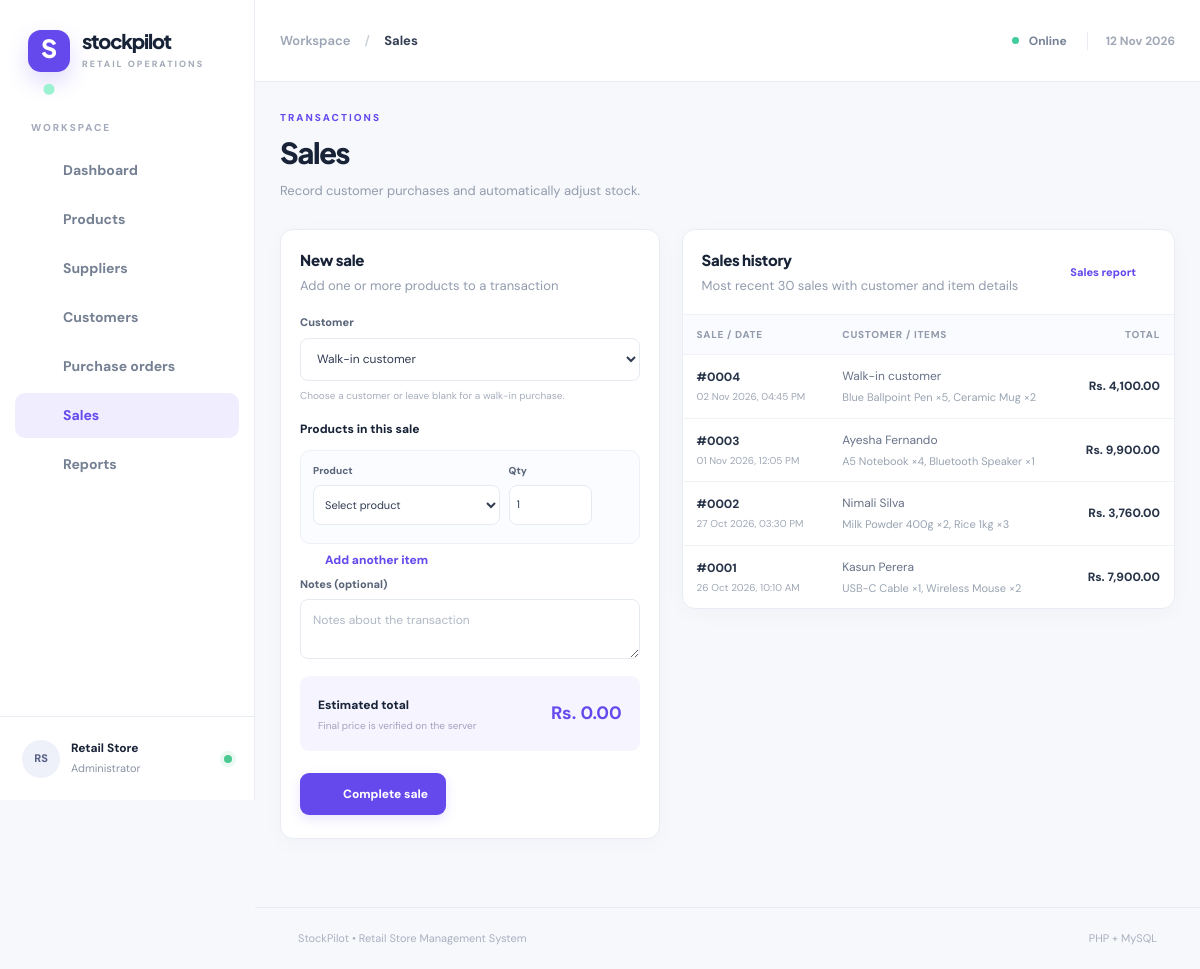
The page /sales.php on the database its author committed.
### tables this page shows
CREATE TABLE sales (
 sale_id INT UNSIGNED AUTO_INCREMENT PRIMARY KEY,
 customer_id INT UNSIGNED NULL,
 sale_date DATETIME NOT NULL DEFAULT CURRENT_TIMESTAMP,
 notes VARCHAR(255),
 CONSTRAINT fk_sale_customer FOREIGN KEY (customer_id) REFERENCES customers(customer_id)
);

### sales.php (the view, shortened to what this page needs)
<?php
require_once __DIR__.'/bootstrap.php';
$sales=rows('SELECT s.sale_id,s.sale_date,COALESCE(c.customer_name,\'Walk-in customer\') customer_name,SUM(si.quantity) units,SUM(si.quantity*si.unit_price) total, GROUP_CONCAT(CONCAT(p.product_name,\' ×\',si.quantity) ORDER BY p.product_name SEPARATOR \', \') items FROM sales s LEFT JOIN customers c ON s.customer_id=c.customer_id JOIN sale_items si ON s.sale_id=si.sale_id JOIN products p ON p.product_id=si.product_id GROUP BY s.sale_id,s.sale_date,c.customer_name ORDER BY s.sale_date DESC,s.sale_id DESC LIMIT 30');
?>
<div class="two-column form-layout"><section class="panel"><div class="panel-head"><div><h3>New sale</h3><p>Add one or more products to a transaction</p></div></div><form method="post" class="form-body" data-lines="sale"><?=csrf_field()?><div class="field"><label>Customer</label><select name="customer_id"><option value="">Walk-in customer</option><?php foreach($customers as $c):?><option value="<?=$c['customer_id']?>"><?=e($c['customer_name'])?></option><?php endforeach;?></select><div class="help">Choose a customer or leave blank for a walk-in purchase.</div></div><div class="line-title">Products in this sale</div><div class="line-items" id="line-items"><div class="line-item"><div class="field"><label>Product</label><select name="product_id[]" class="product-choice" required><option value="">Select product</option><?php foreach($products as $p):?><option value="<?=$p['product_id']?>" data-price="<?=e($p['selling_price'])?>" data-stock="<?=e($p['stock_quantity'])?>"><?=e($p['product_name'])?> · <?=e($p['sku'])?> (<?=$p['stock_quantity']?> left)</option><?php endforeach;?></select></div><div class="field qty-field"><label>Qty</label><input name="quantity[]" type="number" min="1" value="1" required></div><button type="button" class="icon-button remove-line" aria-label="Remove item" title="Remove item"><?=icon('trash')?></button><small class="line-hint"></small></div></div><button class="btn text-button" type="button" id="add-line"><?=icon('plus')?> Add another item</button><div class="field"><label>Notes (optional)</label><textarea name="notes" maxlength="255" rows="2" placeholder="Notes about the transaction"></textarea></div><div class="sale-total"><div><span>Estimated total</span><small>Final price is verified on the server</small></div><strong id="sale-total">Rs. 0.00</strong></div><div class="form-actions"><button type="submit" class="btn primary"><?=icon('check')?> Complete sale</button></div></form></section>
<section class="panel"><div class="panel-head"><div><h3>Sales history</h3><p>Most recent 30 sales with customer and item details</p></div><a class="text-link" href="reports.php">Sales report <?=icon('arrow')?></a></div><div class="table-wrap"><table><thead><tr><th>Sale / Date</th><th>Customer / Items</th><th class="right">Total</th></tr></thead><tbody><?php foreach($sales as $s):?><tr><td><strong>#<?=str_pad($s['sale_id'],4,'0',STR_PAD_LEFT)?></strong><small class="table-sub"><?=e(date('d M Y, h:i A',strtotime($s['sale_date'])))?></small></td><td><?=e($s['customer_name'])?><small class="table-sub wrap-sub"><?=e($s['items'])?></small></td><td class="right amount"><?=cash($s['total'])?></td></tr><?php endforeach;if(!$sales):?><tr><td colspan="3" class="empty">No sales recorded.</td></tr><?php endif;?></tbody></table></div></section></div>

### assets/style.css (style rules this page uses)
:root { --bg:#f7f8fc;--white:#fff;--text:#182337;--muted:#8a94a5;--border:#e9edf3;--brand:#6549ed;--brand-dark:#5036d4;--navy:#141d36;--blue:#eaf3ff;--green:#e8f8ef;--orange:#fff2e4;--purple:#f0ecff;--shadow:0 5px 22px rgba(26,32,64,.028) }
* { box-sizing:border-box }
body { margin:0;background:var(--bg);font-family:'DM Sans',Arial,sans-serif;color:var(--text);font-size:14px;line-height:1.5 }
a { text-decoration:none;color:inherit }
button,input,select,textarea { font:inherit }
button { cursor:pointer }
.page-heading p,.panel-head p,.report-heading p { color:#929cad;margin:0;font-size:13px }
.btn { display:inline-flex;align-items:center;justify-content:center;gap:9px;border:1px solid transparent;padding:11px 17px;border-radius:9px;font-size:12px;font-weight:800;white-space:nowrap;transition:.15s }
.btn.primary { background:var(--brand);color:#fff;box-shadow:0 4px 12px #6549ed25 }
.btn.text-button { padding:7px 0;color:var(--brand);background:transparent;border:0;justify-content:flex-start }
.two-column { display:grid;grid-template-columns:1fr 1fr;gap:22px;align-items:start;margin-bottom:23px }
.two-column.form-layout { grid-template-columns:minmax(300px,0.92fr) minmax(0,1.6fr) }
.panel { background:#fff;border:1px solid var(--border);border-radius:13px;overflow:hidden;box-shadow:var(--shadow);min-width:0;margin-bottom:22px }
.two-column .panel { margin-bottom:0 }
.panel-head { display:flex;justify-content:space-between;align-items:center;gap:15px;padding:23px 24px 19px }
.panel-head h3 { font-family:'Plus Jakarta Sans';font-size:15px;letter-spacing:-.25px;margin:0 0 4px;font-weight:800 }
.text-link { display:flex;align-items:center;gap:5px;color:var(--brand);font-size:11px;font-weight:800;white-space:nowrap }
.table-wrap { width:100%;overflow-x:auto }
table { width:100%;border-collapse:collapse;min-width:470px }
th { background:#fafbfe;color:#929bab;font-size:10px;text-transform:uppercase;letter-spacing:.7px;font-weight:800;text-align:left;padding:12px 22px;border-block:1px solid #f0f2f7 }
td { padding:15px 22px;border-bottom:1px solid #f0f2f6;color:#667187;font-size:12px;vertical-align:middle }
tbody tr:last-child td { border-bottom:none }
td strong,.strong-cell { color:#283449;font-weight:800 }
td.right,th.right { text-align:right }
td.amount { font-weight:800;color:#283449;white-space:nowrap }
.table-sub { display:block;color:#a0a8b6;font-size:10px;margin-top:3px }
.wrap-sub { display:block;color:#98a3b1;font-size:11px;max-width:350px;white-space:normal;margin-top:4px }
.form-body { padding:0 24px 25px }
.field { display:flex;flex-direction:column;gap:7px;margin-bottom:17px;min-width:0 }
.field label { font-size:11px;font-weight:800;color:#596578 }
.field input,.field select,.field textarea { width:100%;border:1px solid #e6eaf1;background:#fff;border-radius:8px;color:#303c52;outline:none;padding:11px 12px;transition:.15s;font-size:12px;min-height:43px }
.field input::placeholder,.field textarea::placeholder { color:#b0b8c5 }
.field textarea { resize:vertical }
.field select { cursor:pointer }
.help { font-size:10px;color:#a7aebc }
.form-actions { padding-top:5px;display:flex;align-items:center;gap:8px }
.icon-button { border:0;background:transparent;border-radius:8px;display:inline-grid;place-items:center;width:29px;height:29px;color:#a2aabd }
.line-title { font-weight:800;font-size:12px;margin:6px 0 12px }
.line-items { display:grid;gap:12px }
.line-item { display:grid;grid-template-columns:minmax(0,1fr) 83px 26px;column-gap:9px;align-items:start;padding:12px;background:#fbfcff;border:1px solid #edf0f6;border-radius:10px;position:relative }
.line-item .field { margin:0 }
.line-item .field input,.line-item .field select { padding:10px 7px;min-height:40px;font-size:11px }
.line-item .field label { font-size:10px }
.line-item .remove-line { align-self:end;margin-bottom:5px }
.sale-total { display:flex;align-items:center;justify-content:space-between;gap:15px;padding:18px;border-radius:9px;background:#f6f4ff;margin:0 0 17px }
.sale-total span { font-weight:800;font-size:12px }
.sale-total small { display:block;color:#a7a1bf;font-size:10px;margin-top:3px }
.sale-total strong { color:var(--brand);font-size:18px;white-space:nowrap }
@media (max-width:1250px) { .two-column.form-layout { grid-template-columns:minmax(0,1fr) minmax(0,1.3fr) } }
@media (max-width:1250px) { .panel-head { padding:19px } }
@media (max-width:1250px) { .form-body { padding:0 19px 23px } }
@media (max-width:1250px) { td,th { padding:12px 14px } }

### rows shown on the page
sales: sale_id "0004", sale_date "02 Nov 2026, 04:45 PM", customer_name "Walk-in customer", items "Blue Ballpoint Pen ×5, Ceramic Mug ×2", total "Rs. 4,100.00"
sales: sale_id "0003", sale_date "01 Nov 2026, 12:05 PM", customer_name "Ayesha Fernando", items "A5 Notebook ×4, Bluetooth Speaker ×1", total "Rs. 9,900.00"
sales: sale_id "0002", sale_date "27 Oct 2026, 03:30 PM", customer_name "Nimali Silva", items "Milk Powder 400g ×2, Rice 1kg ×3", total "Rs. 3,760.00"
sales: sale_id "0001", sale_date "26 Oct 2026, 10:10 AM", customer_name "Kasun Perera", items "USB-C Cable ×1, Wireless Mouse ×2", total "Rs. 7,900.00"

### other values the page prints
$label "Dashboard"
$label "Products"
$label "Suppliers"
$label "Customers"
$label "Purchase orders"
$label "Sales"
$label "Reports"
$title "Sales"
$eyebrow "TRANSACTIONS"
$description "Record customer purchases and automatically adjust stock."
